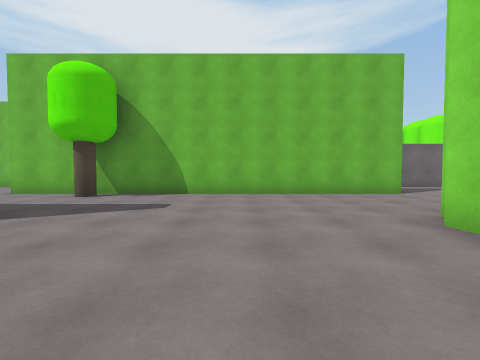
[1] (above)

12 first-person views from a walk through a 3-D level made in the Unity game engine. The camera is 1.3 m above the floor, tilts 2° down and sees 90° across. The floor is counted in squares, 2 m on a side. Each view is taken from the middle of a square. On the plan, view 1 faces up. The plan holds only what a view shows up to about 9 squares ahead; the rest is blank. The place goes on beyond the plan. The player is left out. Some animated figures are left out.

[2]
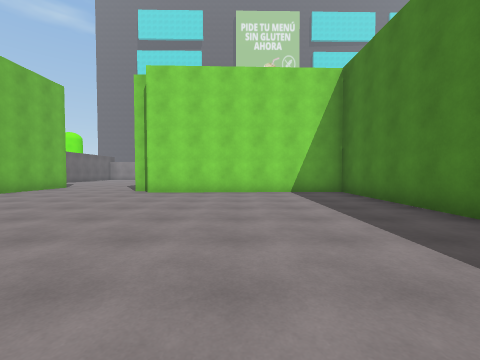

[3]
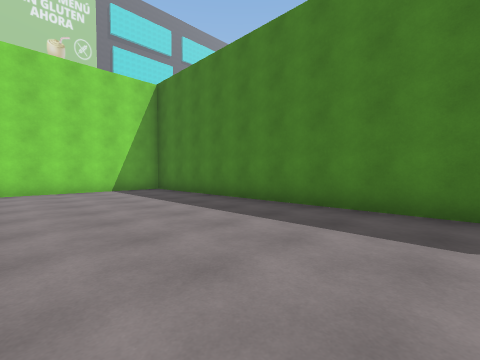

[4]
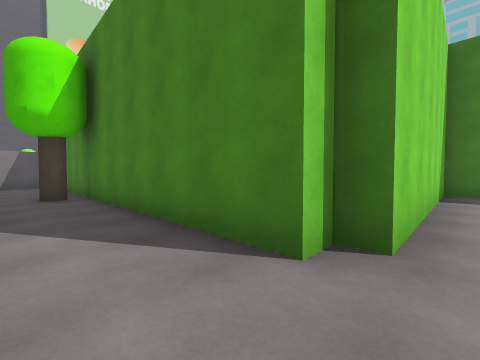

[5]
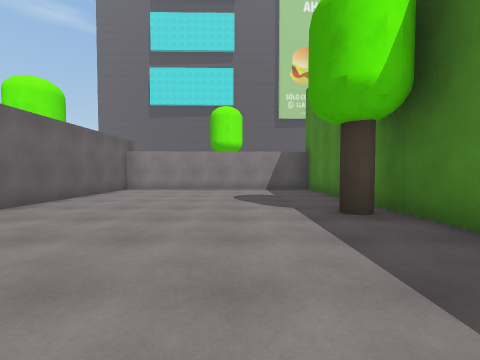

[6]
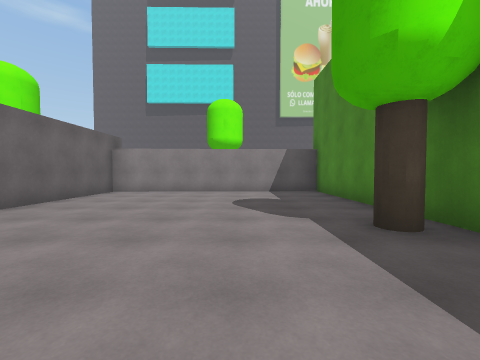

[7]
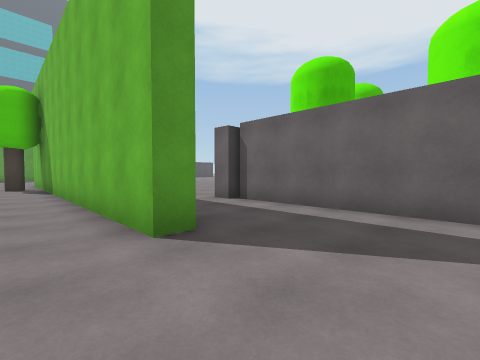

[8]
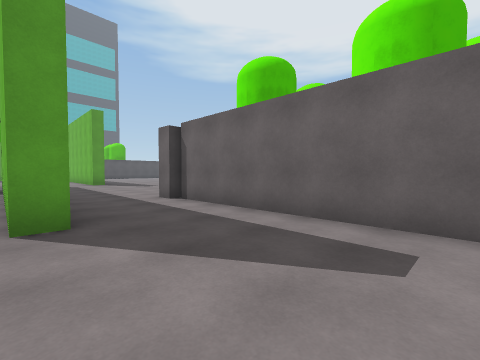

[9]
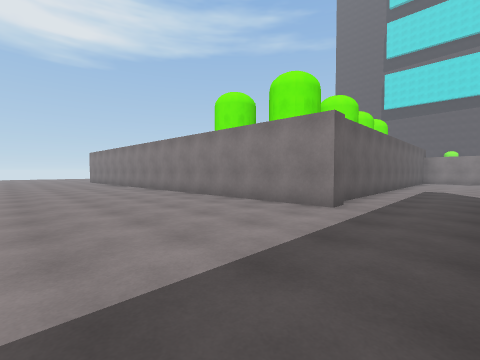

[10]
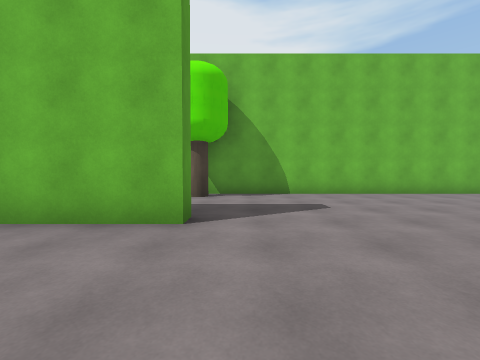

[11]
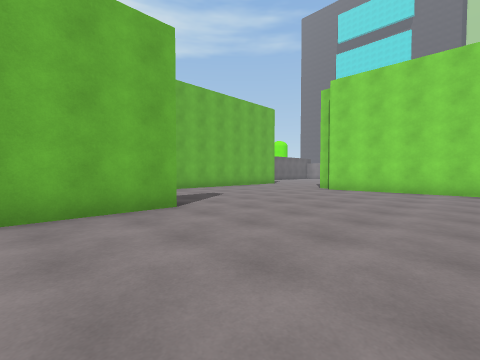

[12]
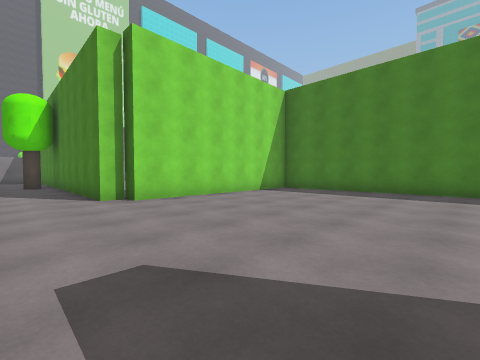

### Floor plan
Points are (right, up) in squares from view 1. A wall is a line through its corners. A room is listed if a view was taken in it or the views show most of it. See-through windows are left out.
Room 1 (views 1, 2, 3, 4, 5, 6, 7, 8, 10, 11, 12)
walls: (4.7, 7.6) (4.7, 7.1) (-6.5, 7.1); (2.8, 9.9) (2.2, 9.9); (-3.7, 3.5) (-3.7, 2.9) (-6.1, 2.9); (-6.1, -3.3) (2.7, -3.3) (2.5, 2.9) (2.9, 2.9) (2.9, 3.4) (13.9, 3.4) (13.7, 10.1) (2.9, 10.1)
ways out: opening at (1, 8.5) to room 2; gap at (3, 10)
objects: cylinder (-4, 6); cylinder (9, 4)
Room 2 (view 9)
walls: (2.2, 9.9) (2, 15.6)
ways out: opening at (1, 8.5) to room 1

Positions as (right, up) in squares from view 1, and headings:
1: (0, 0), facing up
2: (-5, 0), facing right
3: (-6, 1), facing down-right
4: (2, 5), facing down-right
5: (5, 6), facing right
6: (6, 6), facing right
7: (7, 6), facing up-left
8: (8, 7), facing up-left
9: (-2, 8), facing up-right
10: (-3, 0), facing up
11: (-6, -1), facing up-right
12: (-3, 5), facing down-right
